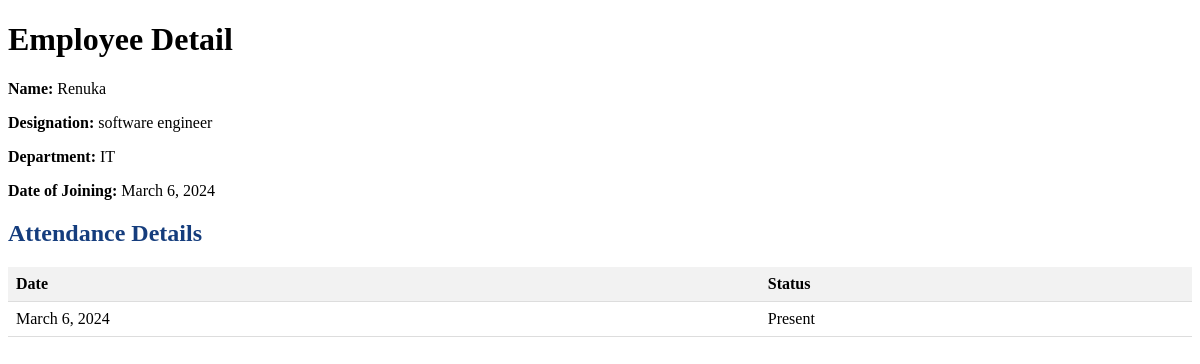
/employee/3/, run on the app's committed database.
### empolyee/models.py (models this page shows, shortened)
class Employee(models.Model):
    name = models.CharField(max_length=100)
    designation = models.CharField(max_length=100)
    department = models.CharField(max_length=100)
    date_of_joining = models.DateField()
    attendance_date = models.DateField(null=True, blank=True)
    is_present = models.BooleanField(default=False)

class Attendance(models.Model):
    employee = models.ForeignKey(Employee, on_delete=models.CASCADE)
    date = models.DateField()
    status = models.CharField(max_length=10, choices=(('Present', 'Present'), ('Absent', 'Absent')))

### empolyee/views.py (the view)
# urls.py: path('employee/<int:employee_id>/', views.employee_detail, name='employee_detail'),
def employee_detail(request, employee_id):
    employee = Employee.objects.get(pk=employee_id)
    attendance_records = Attendance.objects.filter(employee=employee)
    return render(request, 'employee_detail.html', {'employee': employee, 'attendance_records': attendance_records})

### empolyee/templates/employee_detail.html (shortened to what this page needs)
<!DOCTYPE html>
<html lang="en">
<head>
</head>
<body>
    <h1>Employee Detail</h1>
    <p><strong>Name: </strong>{{ employee.name }}</p>
    <p><strong>Designation:</strong> {{ employee.designation }}</p>
    <p><strong>Department:</strong> {{ employee.department }}</p>
    <p><strong>Date of Joining:</strong> {{ employee.date_of_joining }}</p>
    <h2 class="attend-heading">Attendance Details</h2>
    <table>
        <thead>
            <tr>
                <th>Date</th>
                <th>Status</th>
            </tr>
        </thead>
        <tbody>
            {% for record in attendance_records %}
                <tr>
                    <td>{{ record.date }}</td>
                    <td>{{ record.status }}</td>
                </tr>
            {% endfor %}
        </tbody>
    </table>
</body>
</html>

### empolyee/templates/employee_detail.html (style rules this page uses)
table { width: 100%; border-collapse: collapse; margin-bottom: 20px; }
th, td { padding: 8px; text-align: left; border-bottom: 1px solid #ddd; }
th { background-color: #f2f2f2; }
.attend-heading { color:rgb(21, 61, 125); }

### data on the page
Employee: name "Renuka", designation "software engineer", department "IT", date_of_joining "March 6, 2024"
Attendance: date "March 6, 2024", status "Present"
